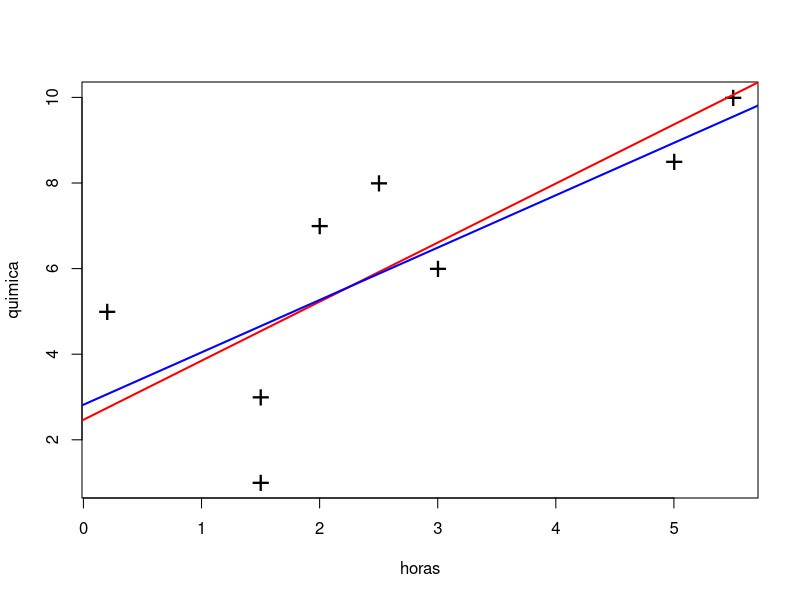
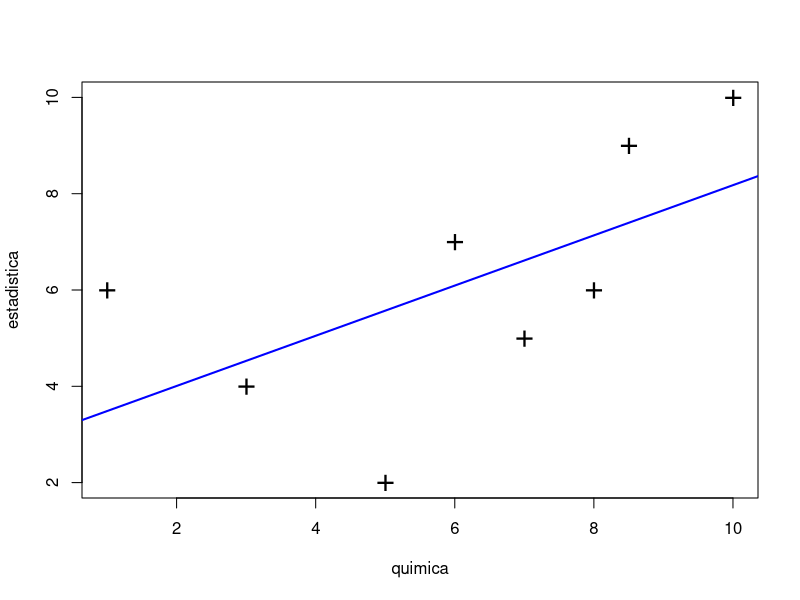
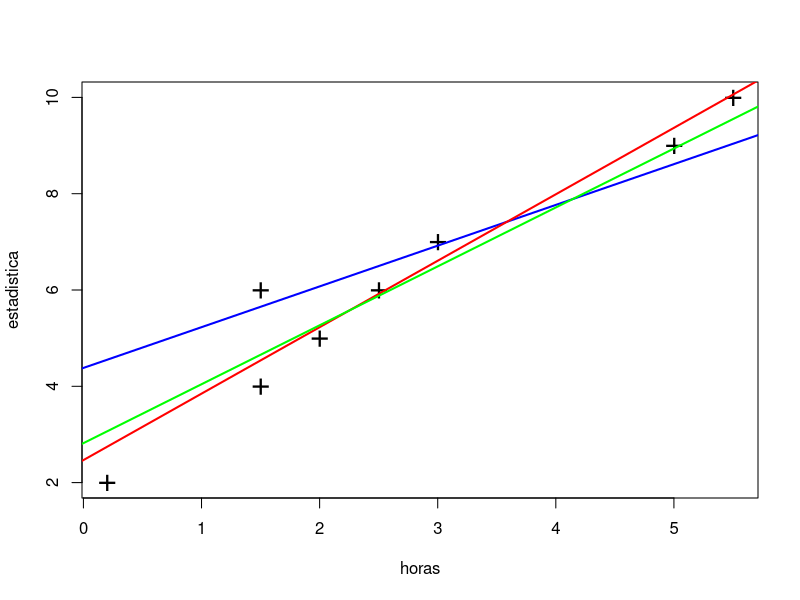

Source code (R) for these figures, in order:
setwd("D:/UAH/R/PRACTICA_3")

# a)
notasHoras = read.table("notashoras.txt", header=TRUE)
horas = notasHoras$Horas
estadistica = notasHoras$Est
quimica = notasHoras$Qui
geografia = notasHoras$Geo

notas = data.frame(estadistica, quimica, geografia, horas)

# b)
plot(horas, quimica, pch="+", cex=2)
lmHE = lm(estadistica ~ horas)
lmHQ = lm(quimica ~ horas)
abline(lmHE, col="red", lwd=2)
abline(lmHQ, col="blue", lwd=2)

# c)
plot(quimica, estadistica, pch="+", cex=2)
lmEQ = lm(estadistica ~ quimica)
abline(lmEQ, col="blue", lwd=2)

# e)
coef = cor(estadistica, quimica)

# f) 

plot(horas, estadistica, pch="+", cex=2)
lmHG = lm(geografia ~ horas)
abline(lmHG, col="blue", lwd=2)
abline(lmHE, col="red", lwd=2)
abline(lmHQ, col="green", lwd=2)